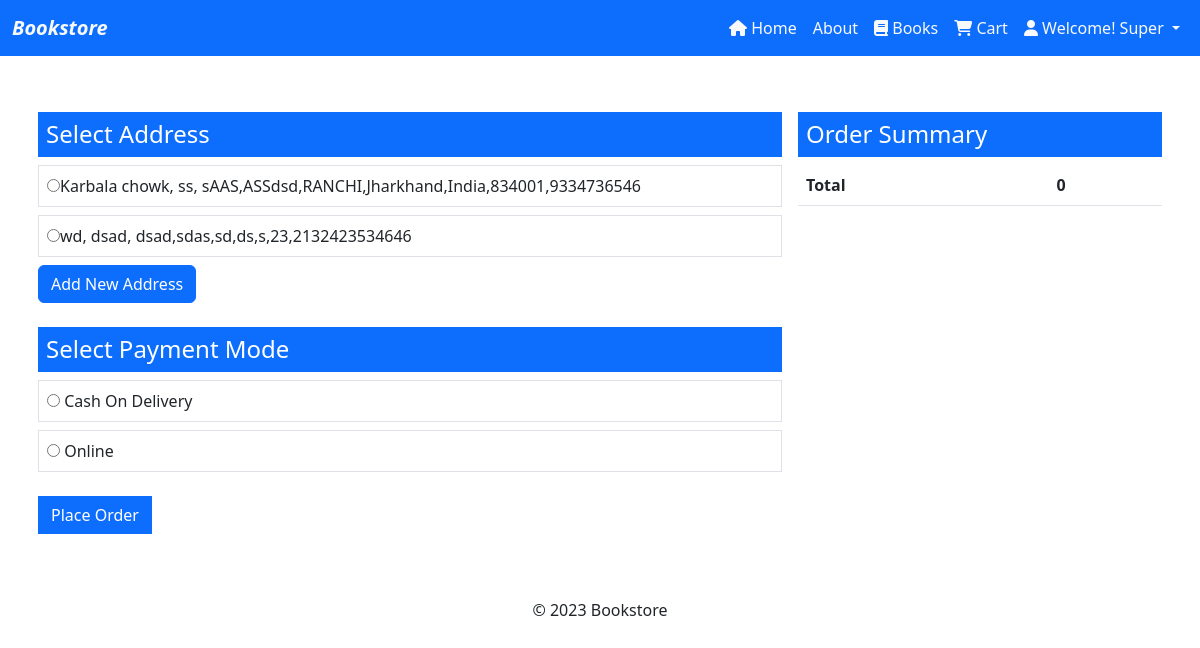
The page /book/check_out/ (signed in) on the database its author committed.
### user/models.py (models this page shows)
class Address(models.Model):
    user = models.ForeignKey(User, on_delete=models.CASCADE)
    address_line_one = models.CharField(max_length=255)
    address_line_two = models.CharField(max_length=255)
    locality = models.CharField(max_length=255)
    landmark = models.CharField(max_length=255)
    city = models.CharField(max_length=255)
    state = models.CharField(max_length=255)
    country = models.CharField(max_length=255)
    zip= models.CharField(max_length=10)
    mobile = models.CharField(max_length=10)
    def __str__(self):
        return self.address_line_one+", "+self.address_line_two+", "+self.locality+","+self.landmark+","+self.city+","+self.state+","+self.country+","+self.zip+","+self.mobile

### book/views.py (the view)
# urls.py: path("check_out/", check_out, name="check_out"),
def check_out(request):
      addresses = Address.objects.filter(user=request.user)
      cart_details, total_price = get_cart_details(request)
      context = {
            "addresses" : addresses,
            "books" : cart_details,
            "total_price" : total_price
      }
      return render(request, 'book/check_out.html', context)

### book/views.py (called while the page is built, shortened)
def get_cart_details(request):
      total_price = 0
      cart_details = []
      if not request.session.get('cart_items'):
            return cart_details, total_price

### templates/book/check_out.html (shortened to what this page needs)
{% extends 'base.html' %}
{% block content %}
    <div class="container my-5">
        <div class="row">
            <div class="col-md-4 p-2 order-md-2">
                <h4 class="bg-primary text-white p-2">Order Summary</h4>
                <table class="table">
                    <tr>
                        <th>Total</th>
                        <th>{{total_price}}</th>
                    </tr>
                </table>
            </div>
            <div class="col-md-8 p-2">
                {% if addresses %}
                <form action="{% url 'place_order' %}" method="POST">
                    <h4 class="bg-primary text-white p-2">Select Address</h4>
                    {% for a in addresses  %}
                    <label class="d-block border p-2 mb-2">
                        <input type="radio" name="address" value="{{a.id}}" required>{{a}}
                    </label>
                    {% endfor %}
                    <button type="button" class="btn btn-primary mb-2" data-bs-toggle="modal" data-bs-target="#exampleModal">
                        Add New Address
                    </button>
                    <h4 class="bg-primary text-white p-2 mt-3">Select Payment Mode</h4>
                    <label class="d-block border p-2 mb-2">
                        <input type="radio" name="payment_mode" value="COD" required>
                        Cash On Delivery
                    </label>
                    <label class="d-block border p-2 mb-2">
                        <input type="radio" name="payment_mode" value="Online" required>
                        Online
                    </label>
                    <input type="submit" value="Place Order" class="btn btn-primary rounded-0 mt-3">
                </form>
                {% else %}
                    No Address Available
                    <button type="button" class="btn btn-primary" data-bs-toggle="modal" data-bs-target="#exampleModal">
                    Add New Address
                    </button>
                {% endif %}
            </div>
        </div>
    </div>
{% endblock content %}

### templates/base.html (shortened to what this page needs)
{% load static %}
<!DOCTYPE html>
<html lang="en">
<head>
      <link rel="stylesheet" href="https://cdnjs.cloudflare.com/ajax/libs/font-awesome/6.4.0/css/all.min.css" />
      <link rel="stylesheet" href="{% static 'bootstrap/bootstrap.min.css' %}">
      <link rel="stylesheet" href="{% static 'css/style.css' %}">
</head>
<body>
      <nav class="navbar navbar-expand-lg bg-primary  ">
            <div class="container-fluid">
              <a class="navbar-brand" href="#"><b class="fst-italic text-light">Bookstore</b></a>
              <div class="collapse navbar-collapse" id="navbarNav">
                <ul class="navbar-nav ms-auto">
                  <li class="nav-item">
                    <a class="nav-link active text-light" aria-current="page" href="{% url 'index' %}"><i class="fa-solid fa-house text-light"></i> Home</a>
                  </li>
                  <li class="nav-item">
                    <a class="nav-link active text-light" aria-current="page" href="{% url 'aboutus' %}">About</a>
                  </li>
                  <li class="nav-item">
                    <a class="nav-link active text-light" aria-current="page" href="{% url 'all_books' %}"><i class="fa-solid fa-book text-light"></i> Books</a>
                  </li>
                  {% if user.is_authenticated %}
                  <li class="nav-item ">
                    <a class="nav-link active text-light" aria-current="page" href="{% url 'cart' %}"><i class="fa-solid fa-cart-shopping "></i> Cart</a>
                  </li>
                  <li class="nav-item dropdown">
                    <a class="nav-link dropdown-toggle active text-light" href="#" role="button" data-bs-toggle="dropdown" aria-expanded="false">
                      <i class="fa-solid fa-user"></i> Welcome! {{user.first_name}}
                    </a>
                  </li>
                  {% endif %}
                </ul>
              </div>
            </div>
          </nav>
      {% block content %}
      {% endblock content %}
      <footer class="text-center py-2 ">
            &copy; 2023 Bookstore
      </footer>
</body>
</html>

### rows shown on the page
Address: address_line_one+address_line_two+locality "Karbala chowk, ss, sAAS,ASSdsd,RANCHI,Jharkhand,India,834001,9334736546"
Address: address_line_one+address_line_two+locality "wd, dsad, dsad,sdas,sd,ds,s,23,2132423534646"

### other values the page prints
{{ user.first_name }} "Super"
{{ total_price }} "0"
